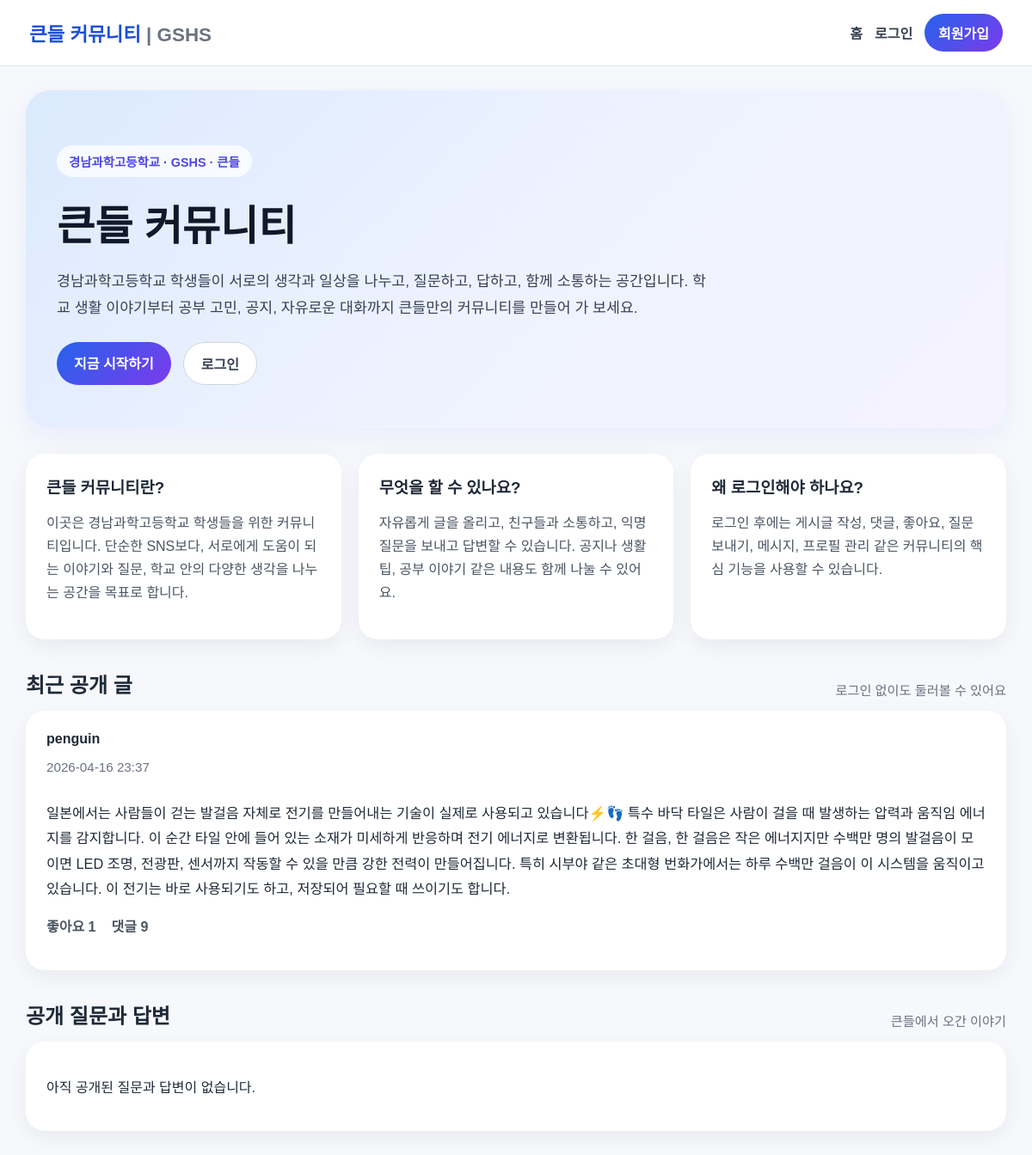
The page / on the database its author committed.
### models.py (models this page shows, shortened)
class Post(db.Model):
    id = db.Column(db.Integer, primary_key=True)
    content = db.Column(db.Text, nullable=False)
    created_at = db.Column(db.DateTime, default=datetime.utcnow)
    user_id = db.Column(db.Integer, db.ForeignKey("user.id"), nullable=False)
    comments = db.relationship("Comment", backref="post", lazy=True, cascade="all, delete-orphan")
    likes = db.relationship("Like", backref="post", lazy=True, cascade="all, delete-orphan")

class User(UserMixin, db.Model):
    id = db.Column(db.Integer, primary_key=True)
    username = db.Column(db.String(30), unique=True, nullable=False)
    email = db.Column(db.String(120), unique=True, nullable=False)
    password_hash = db.Column(db.String(255), nullable=False)
    student_id = db.Column(db.String(30))
    real_name = db.Column(db.String(50))
    school = db.Column(db.String(100))
    grade = db.Column(db.String(20))
    bio = db.Column(db.String(300))
    is_admin = db.Column(db.Boolean, default=False)
    created_at = db.Column(db.DateTime, default=datetime.utcnow)
    posts = db.relationship("Post", backref="author", lazy=True, cascade="all, delete-orphan")
    comments = db.relationship("Comment", backref="author", lazy=True, cascade="all, delete-orphan")

### app.py (the view, shortened to what this page needs)
@app.route("/")
def index():
    recent_posts = Post.query.order_by(Post.created_at.desc()).limit(6).all()
    public_questions = Question.query.filter_by(is_public=True).order_by(Question.created_at.desc()).limit(4).all()
    return render_template(
        "index.html",
        logged_in=False,
        recent_posts=recent_posts,
        public_questions=public_questions
    )

### templates/index.html (shortened to what this page needs)
{% extends "base.html" %}
{% block content %}
{% if not logged_in %}
<section class="hero">
    <div class="hero-card">
        <div class="hero-text">
            <p class="hero-badge">경남과학고등학교 · GSHS · 큰들</p>
            <h1>큰들 커뮤니티</h1>
            <p class="hero-desc">
                경남과학고등학교 학생들이 서로의 생각과 일상을 나누고,
                질문하고, 답하고, 함께 소통하는 공간입니다.
                학교 생활 이야기부터 공부 고민, 공지, 자유로운 대화까지
                큰들만의 커뮤니티를 만들어 가 보세요.
            </p>
            <div class="hero-buttons">
                <a href="{{ url_for('register') }}" class="primary-btn">지금 시작하기</a>
                <a href="{{ url_for('login') }}" class="secondary-btn">로그인</a>
            </div>
        </div>
    </div>
</section>
<section class="info-grid">
    <div class="info-card">
        <h3>큰들 커뮤니티란?</h3>
        <p>
            이곳은 경남과학고등학교 학생들을 위한 커뮤니티입니다.
            단순한 SNS보다, 서로에게 도움이 되는 이야기와 질문,
            학교 안의 다양한 생각을 나누는 공간을 목표로 합니다.
        </p>
    </div>
    <div class="info-card">
        <h3>무엇을 할 수 있나요?</h3>
        <p>
            자유롭게 글을 올리고, 친구들과 소통하고,
            익명 질문을 보내고 답변할 수 있습니다.
            공지나 생활 팁, 공부 이야기 같은 내용도 함께 나눌 수 있어요.
        </p>
    </div>
    <div class="info-card">
        <h3>왜 로그인해야 하나요?</h3>
        <p>
            로그인 후에는 게시글 작성, 댓글, 좋아요,
            질문 보내기, 메시지, 프로필 관리 같은
            커뮤니티의 핵심 기능을 사용할 수 있습니다.
        </p>
    </div>
</section>
<section class="preview-section">
    <div class="section-title-row">
        <h2>최근 공개 글</h2>
        <span>로그인 없이도 둘러볼 수 있어요</span>
    </div>
    {% if recent_posts %}
        {% for post in recent_posts %}
        <div class="feed-card preview-card">
            <div class="feed-header">
                <div>
                    <strong>{{ post.author.username }}</strong>
                    <p>{{ post.created_at.strftime('%Y-%m-%d %H:%M') }}</p>
                </div>
            </div>
            <div class="feed-body">
                <p>{{ post.content }}</p>
            </div>
            <div class="feed-footer">
                <span>좋아요 {{ post.likes|length }}</span>
                <span>댓글 {{ post.comments|length }}</span>
            </div>
        </div>
        {% endfor %}
    {% else %}
        <div class="empty-card">
            <p>아직 공개된 게시글이 없습니다.</p>
        </div>
    {% endif %}
</section>
<section class="preview-section">
    <div class="section-title-row">
        <h2>공개 질문과 답변</h2>
        <span>큰들에서 오간 이야기</span>
    </div>
    {% if public_questions %}
        {% for q in public_questions %}
        <div class="question-card">
            <p class="question-label">Q.</p>
            <p class="question-content">{{ q.content }}</p>
            <p class="answer-label">A.</p>
            <p class="answer-content">{{ q.answer }}</p>
        </div>
        {% endfor %}
    {% else %}
        <div class="empty-card">
            <p>아직 공개된 질문과 답변이 없습니다.</p>
        </div>
    {% endif %}
</section>
{% endif %}
{% endblock %}

### static/style.css (style rules this page uses)
* { box-sizing: border-box; }
body { margin: 0; font-family: "Pretendard", "Noto Sans KR", Arial, sans-serif; background: #f6f8fc; color: #1f2937; }
a { text-decoration: none; color: inherit; }
.hero { margin-bottom: 30px; }
.hero-card { background: linear-gradient(135deg, #dbeafe, #eef2ff, #f5f3ff); border-radius: 28px; padding: 50px 36px; box-shadow: 0 10px 30px rgba(99, 102, 241, 0.08); }
.hero-badge { display: inline-block; padding: 8px 14px; background: rgba(255,255,255,0.75); border-radius: 999px; font-size: 0.9rem; font-weight: 700; color: #4f46e5; margin-bottom: 18px; }
.hero h1 { font-size: 3rem; margin: 0 0 14px; color: #111827; }
.hero-desc { font-size: 1.08rem; line-height: 1.8; color: #374151; max-width: 760px; }
.hero-buttons { display: flex; gap: 14px; margin-top: 24px; flex-wrap: wrap; }
.primary-btn, .secondary-btn, .comment-btn { display: inline-block; border: none; cursor: pointer; font-weight: 700; border-radius: 999px; padding: 12px 20px; }
.primary-btn { background: linear-gradient(135deg, #2563eb, #7c3aed); color: white; }
.secondary-btn { background: white; border: 1px solid #d1d5db; color: #374151; }
.info-grid { display: grid; grid-template-columns: repeat(3, 1fr); gap: 20px; margin-bottom: 34px; }
.info-card, .side-card, .empty-card, .welcome-card, .feed-card, .question-card { background: white; border-radius: 22px; padding: 24px; box-shadow: 0 8px 24px rgba(15, 23, 42, 0.06); }
.info-card h3, .side-card h3 { margin-top: 0; margin-bottom: 12px; }
.info-card p, .side-card p { line-height: 1.7; color: #4b5563; }
.preview-section { margin-bottom: 34px; }
.section-title-row { display: flex; justify-content: space-between; align-items: end; margin-bottom: 14px; gap: 12px; flex-wrap: wrap; }
.section-title-row h2, .section-heading { margin: 0; font-size: 1.5rem; }
.section-title-row span, .welcome-mini, .feed-header p { color: #6b7280; font-size: 0.95rem; }
.preview-card, .feed-card { margin-bottom: 18px; }
.feed-header { display: flex; justify-content: space-between; align-items: center; margin-bottom: 16px; }
.feed-body p { font-size: 1.02rem; line-height: 1.8; margin: 0 0 16px; white-space: pre-wrap; }
.feed-footer { display: flex; gap: 18px; flex-wrap: wrap; color: #4b5563; font-weight: 600; margin-bottom: 16px; }

### rows shown on the page
Post: author.username "penguin", created_at "2026-04-16 23:37", content "일본에서는 사람들이 걷는 발걸음 자체로 전기를 만들어내는 기술이 실제로 사용되고 있습니다⚡👣 특수 바닥 타일은 사람이 걸을 때 발생하는 압력과 움직임 에너지를 감지합니다. 이 순간 타일 안에 들어 있는 소재가 미세하게 반응하며 전기 에너지로 변환됩니다. 한 걸음, 한 걸음은 작은 에너지지만 수백만 명의 발걸음이 모이면 LED 조명, 전광판, 센서까지 작동할 수 있을 만큼 강한 전력이 만들어집니다. 특히 시부야 같은 초대형 번화가에서는 하루 수백만 걸음이 이 시스템을 움직이고 있습니다. 이 전기는 바로 사용되기도 하고, 저장되어 필요할 때 쓰이기도 합니다.", likes|length "1", comments|length "9"
